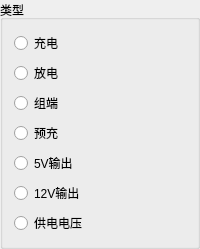
        <widget class="QGroupBox" name="typeBox">
         <property name="title">
          <string>类型</string>
         </property>
         <layout class="QVBoxLayout" name="verticalLayout">
          <item>
           <widget class="QRadioButton" name="chargeButton">
            <property name="text">
             <string>充电</string>
            </property>
           </widget>
          </item>
          <item>
           <widget class="QRadioButton" name="dischargeButton">
            <property name="text">
             <string>放电</string>
            </property>
           </widget>
          </item>
          <item>
           <widget class="QRadioButton" name="zdButton">
            <property name="text">
             <string>组端</string>
            </property>
           </widget>
          </item>
          <item>
           <widget class="QRadioButton" name="preChargeButton">
            <property name="text">
             <string>预充</string>
            </property>
           </widget>
          </item>
          <item>
           <widget class="QRadioButton" name="V5Button">
            <property name="text">
             <string>5V输出</string>
            </property>
           </widget>
          </item>
          <item>
           <widget class="QRadioButton" name="V12Button">
            <property name="text">
             <string>12V输出</string>
            </property>
           </widget>
          </item>
          <item>
           <widget class="QRadioButton" name="supplyButton">
            <property name="text">
             <string>供电电压</string>
            </property>
           </widget>
          </item>
         </layout>
        </widget>
